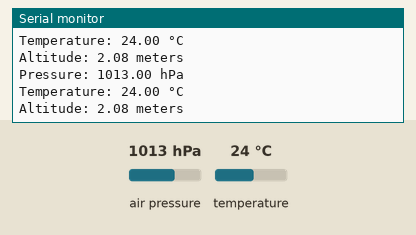
Simulated run of this sketch. Board: ESP32. Parts: the last lines printed to the serial monitor. The inputs (shaded band) are chosen by the test bench; at power-on: air pressure 1013 hPa, temperature 24 °C.

Above: at 2.8 s.
2.9 s: air pressure set to 952 hPa
At 4.9 s:
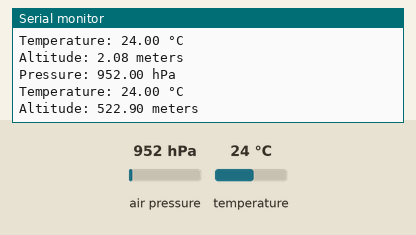
5.6 s: temperature set to 12 °C
At 7.7 s:
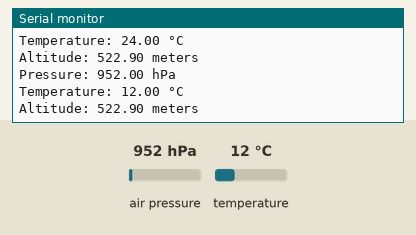
8.3 s: air pressure set to 975 hPa
At 10.7 s:
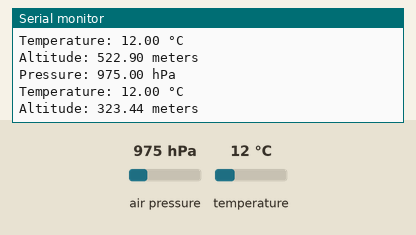
Timing chart, 0 to 12.2 s (numbered marks = the images above; inputs shaded):
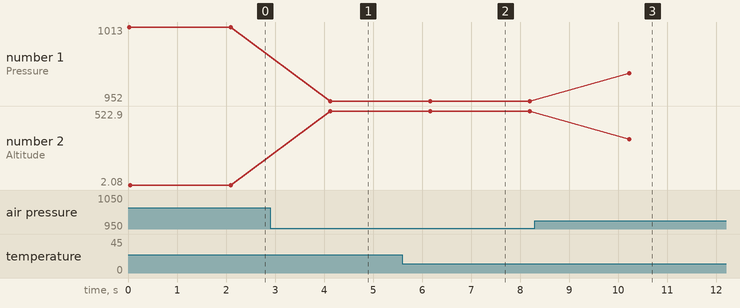

Measured:
- after the input at 2.9 s, the serial monitor: prints a new line after 1.2 s (image 1)
- after the input at 5.6 s, the serial monitor: prints a new line after 0.56 s (image 2)
- after the input at 8.3 s, the serial monitor: prints a new line after 1.9 s (image 3)
- plotted number 1: 1013 → 952 after the input at 2.9 s, 952 → 975 after the input at 8.3 s
- plotted number 2: 2.08 → 522.9 after the input at 2.9 s, 522.9 → 323.44 after the input at 8.3 s

The sketch:

BMP_180_PRESSURE_SENSOR.ino
```cpp
#include <Wire.h>
#include <Adafruit_Sensor.h>
#include <Adafruit_BMP085_U.h>

// Create an instance of the BMP180 sensor
Adafruit_BMP085_Unified bmp = Adafruit_BMP085_Unified(10085);

void setup() {
  // Start serial communication
  Serial.begin(9600);
  Serial.println("BMP180 Sensor Test");

  // Initialize I2C with custom pins
  Wire.begin(21, 22); // SDA = GPIO 21, SCL = GPIO 22

  // Initialize the BMP180 sensor
  if (!bmp.begin()) {
    Serial.println("Could not find a valid BMP180 sensor, check wiring!");
    while (1);
  } else {
    Serial.println("BMP180 sensor initialized successfully!");
  }
}

void loop() {
  // Get a new sensor event
  sensors_event_t event;
  bmp.getEvent(&event);

  if (event.pressure) {
    // Print barometric pressure
    Serial.print("Pressure: ");
    Serial.print(event.pressure);
    Serial.println(" hPa");

    // Print temperature
    float temperature;
    bmp.getTemperature(&temperature);
    Serial.print("Temperature: ");
    Serial.print(temperature);
    Serial.println(" °C");

    // Calculate altitude (based on sea level pressure of 1013.25 hPa)
    float altitude = bmp.pressureToAltitude(1013.25, event.pressure);
    Serial.print("Altitude: ");
    Serial.print(altitude);
    Serial.println(" meters");
  } else {
    Serial.println("Sensor data unavailable.");
  }

  delay(2000); // Wait for 2 seconds before next reading
}
```
